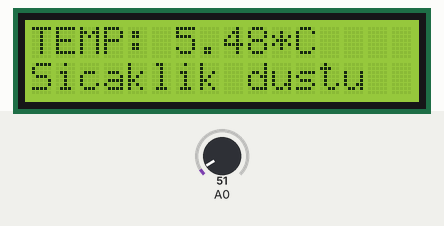
Simulated run of this sketch. Board: Arduino Uno, built with avr-gcc and run on an emulated ATmega328P. Shown: 16×2 character LCD. The inputs (shaded band) are chosen by the test bench; at power-on: A0 = 51.

Above: at 2.3 s.
2.4 s: A0 set to 61
At 3.0 s:
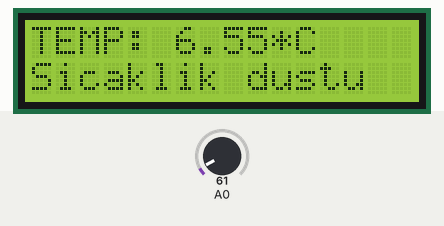
5.4 s: A0 set to 71
At 6.1 s:
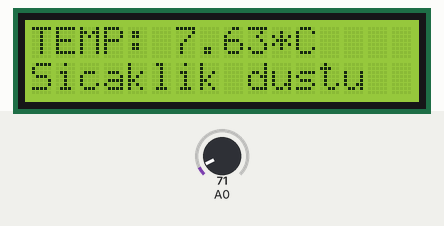
7.2 s: A0 set to 88
At 7.6 s:
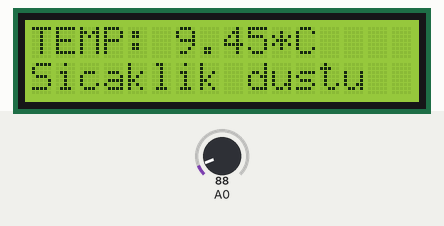
10.2 s: A0 set to 100
At 10.6 s:
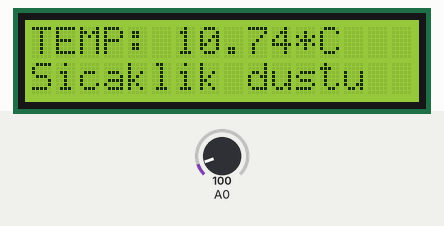
Timing chart, 0 to 12.7 s (numbered marks = the images above; inputs shaded):
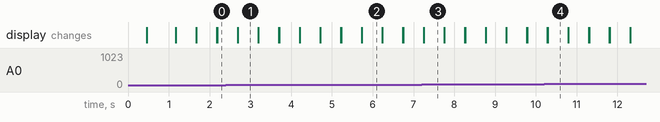

The sketch:

Thermometercodes.ino
```cpp
//Termometre kod
# include "LiquidCrystal.h"
const int rs = 2, en = 3, d4 = 4, d5 = 5, d6 = 6, d7 = 7; // lcd bağlantılarımız
LiquidCrystal lcd(rs, en, d4, d5, d6, d7);
float gecici;          // lm35 icin tmp deger

void setup() {          //system kurumu
  Serial.begin(9600);
  analogReference(2);
  lcd.begin (16,2);                    // burada yazdıgım kodlar programıin bir kere calismasi icindir
  lcd.setCursor(0, 0);
  lcd.print(" Thermometer ");
  lcd.setCursor(0, 1);  // lcd yazdırma işleminde alt satıra geçmek için
  delay(400);
  lcd.print(" V2.0  ");
  delay (700);
  lcd.clear();
}
void loop() {
  gecici = analogRead(A0);                                                    //temp = temp * 0.48828125;  //temp=temp*(5.0/1023.0)*100; sicaklik hesabi formulu
  gecici=gecici*1100/(1024*10);
  lcd.print("TEMP: ");
  lcd.print(gecici);
  lcd.print("*C");
  lcd.setCursor(0, 1);
  if(gecici<20){ // 20 dereceden düşükse
    lcd.println("Sicaklik dustu");
  }
  if(30<gecici) // 30 dereceden yüksekse
  {
    lcd.println("Sicaklik yukseldi");
  }


  delay(500);
  lcd.clear();                                           //system kurulumu
}
```

Measured:
- after the input at 2.4 s, the display: first differs from a run without the input after 0.29 s (image 1)
- after the input at 5.4 s, the display: first differs from a run without the input after 0.33 s (image 2)
- after the input at 7.2 s, the display: first differs from a run without the input after 0.05 s (image 3)
- after the input at 10.2 s, the display: first differs from a run without the input after 0.09 s (image 4)
- what the display in image 1 shows lasts 0.5 s, from 2.7 s to 3.2 s
